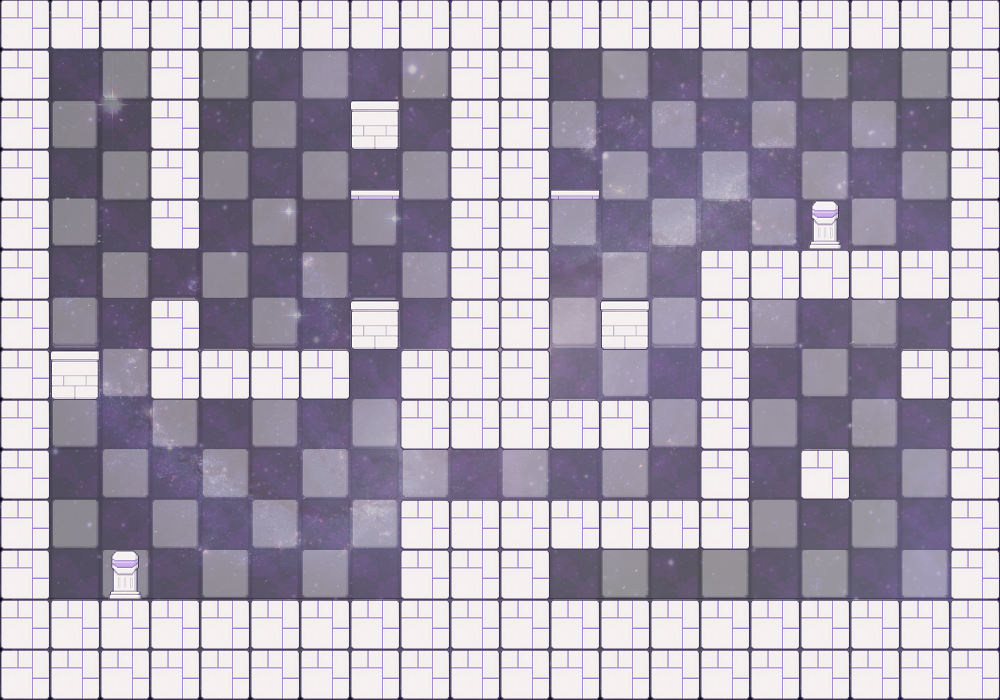

A 2D game scene composited from a Tiled map and its tileset images. What follows is a short description and the map's XML, with every tile layer's data as written:
An orthogonal 20x14 tile map with 50x50 px tiles, 1 tile layer (Tile Layer 1), 1 image layer and 4 objects.

<map version="1.10" tiledversion="1.11.2" orientation="orthogonal" renderorder="right-down" width="20" height="14" tilewidth="50" tileheight="50" infinite="0" nextlayerid="4" nextobjectid="5">
 <properties>
  <property name="time_limit" type="int" value="40" />
  <property name="turns" type="int" value="15" />
 </properties>
 <tileset firstgid="1" source="../assets/sprites.tsx" />
 <imagelayer id="2" name="background">
  <image source="../assets/level-bg.png" width="1000" height="700" />
 </imagelayer>
 <layer id="1" name="Tile Layer 1" width="20" height="14">
  <data encoding="csv">
16,16,16,16,16,16,16,16,16,16,16,16,16,16,16,16,16,16,16,16,
16,0,0,16,0,0,0,0,0,16,16,0,0,0,0,0,0,0,0,16,
16,0,0,16,0,0,0,20,0,16,16,0,0,0,0,0,0,0,0,16,
16,0,0,16,0,0,0,21,0,16,16,21,0,0,0,0,0,0,0,16,
16,0,0,16,0,0,0,0,0,16,16,0,0,0,0,0,19,0,0,16,
16,0,0,0,0,0,0,0,0,16,16,0,0,0,16,16,16,16,16,16,
16,0,0,16,0,0,0,20,0,16,16,0,20,0,16,0,0,0,0,16,
16,20,0,16,16,16,16,0,16,16,16,0,0,0,16,0,0,0,16,16,
16,0,0,0,0,0,0,0,16,16,16,16,16,0,16,0,0,0,0,16,
16,0,0,0,0,0,0,0,0,0,0,0,0,0,16,0,16,0,0,16,
16,0,0,0,0,0,0,0,16,16,16,16,16,16,16,0,0,0,0,16,
16,0,19,0,0,0,0,0,16,16,16,0,0,0,0,0,0,0,0,16,
16,16,16,16,16,16,16,16,16,16,16,16,16,16,16,16,16,16,16,16,
16,16,16,16,16,16,16,16,16,16,16,16,16,16,16,16,16,16,16,16
</data>
 </layer>
 <objectgroup id="3" name="Object Layer 1">
  <object id="1" gid="5" x="350" y="100" width="50" height="50" />
  <object id="2" gid="2" x="350" y="300" width="50" height="50" />
  <object id="3" gid="3" x="350" y="600" width="50" height="50" />
  <object id="4" gid="8" x="600" y="300" width="50" height="50" />
 </objectgroup>
</map>
